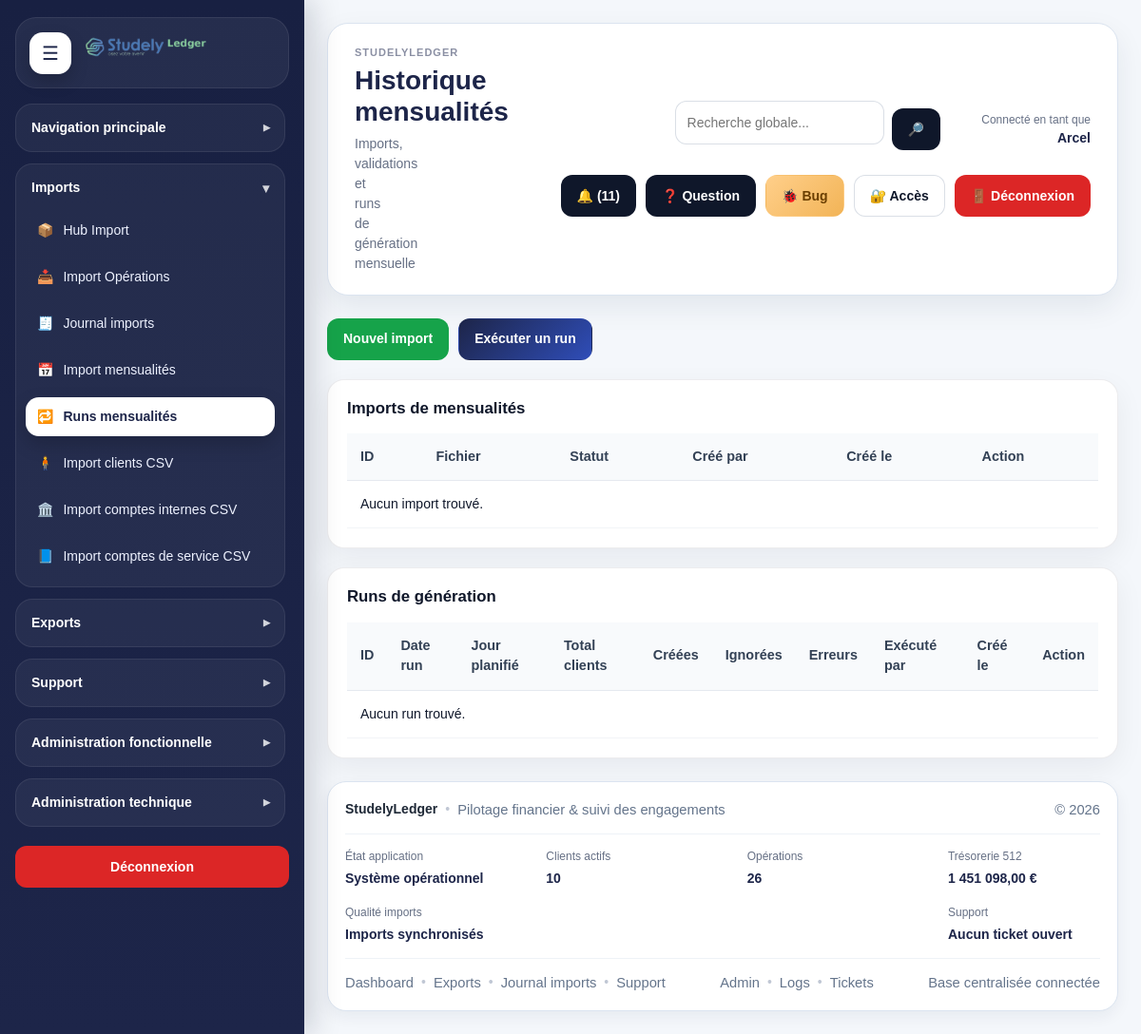
The page /modules/monthly_payments/monthly_runs_list.php (signed in) on the database as committed earlier.
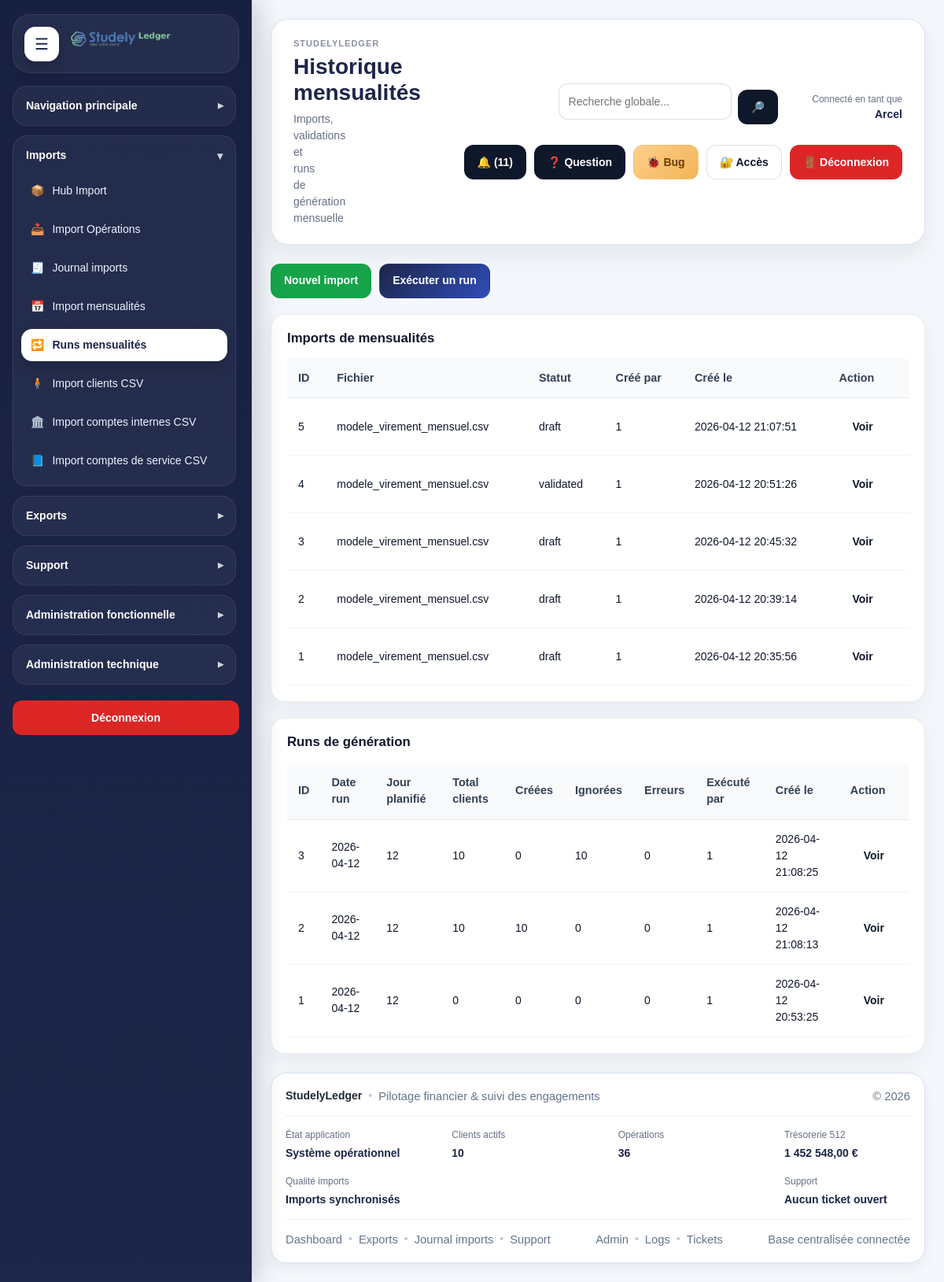
The same page on the database as committed later.
### tables this page shows
CREATE TABLE `monthly_payment_imports` (
  `id` int(11) NOT NULL,
  `file_name` varchar(255) NOT NULL,
  `status` varchar(50) NOT NULL DEFAULT 'draft',
  `created_by` int(11) DEFAULT NULL,
  `created_at` datetime NOT NULL DEFAULT current_timestamp(),
  `updated_at` datetime DEFAULT NULL
);

CREATE TABLE `monthly_payment_runs` (
  `id` int(11) NOT NULL,
  `run_date` date NOT NULL,
  `scheduled_day` tinyint(4) NOT NULL DEFAULT 26,
  `total_clients` int(11) NOT NULL DEFAULT 0,
  `total_created` int(11) NOT NULL DEFAULT 0,
  `total_skipped` int(11) NOT NULL DEFAULT 0,
  `total_errors` int(11) NOT NULL DEFAULT 0,
  `executed_by` int(11) DEFAULT NULL,
  `created_at` datetime NOT NULL DEFAULT current_timestamp(),
  `status` varchar(50) DEFAULT 'executed'
);

### includes/admin_functions.php (called while the page is built, shortened)
<?php
if (!function_exists('e')) {
    function e(?string $value): string
    {
        return htmlspecialchars((string)($value ?? ''), ENT_QUOTES, 'UTF-8');
    }
}
        ?>

### modules/monthly_payments/monthly_runs_list.php (the view, shortened to what the rows shown need)
<?php
$pdo = getPDO();
require_once __DIR__ . '/../../includes/admin_functions.php';
$imports = [];
$runs = [];
if (tableExists($pdo, 'monthly_payment_imports')) {
    $stmt = $pdo->query("
        SELECT *
        FROM monthly_payment_imports
        ORDER BY id DESC
        LIMIT 50
    ");
    $imports = $stmt->fetchAll(PDO::FETCH_ASSOC) ?: [];
}
if (tableExists($pdo, 'monthly_payment_runs')) {
    $stmt = $pdo->query("
        SELECT *
        FROM monthly_payment_runs
        ORDER BY id DESC
        LIMIT 50
    ");
    $runs = $stmt->fetchAll(PDO::FETCH_ASSOC) ?: [];
}
require_once __DIR__ . '/../../includes/document_start.php';
?>
<div class="layout">
    <div class="main">
        <?php require_once __DIR__ . '/../../includes/header.php'; ?>
        <div class="card">
            <div class="table-responsive">
                <table class="modern-table">
                    <thead>
                        <tr>
                            <th>ID</th>
                            <th>Fichier</th>
                            <th>Statut</th>
                            <th>Créé par</th>
                            <th>Créé le</th>
                            <th>Action</th>
                        </tr>
                    </thead>
                    <tbody>
                        <?php foreach ($imports as $import): ?>
                            <tr>
                                <td><?= (int)($import['id'] ?? 0) ?></td>
                                <td><?= e((string)($import['file_name'] ?? '')) ?></td>
                                <td><?= e((string)($import['status'] ?? '')) ?></td>
                                <td><?= e((string)($import['created_by'] ?? '')) ?></td>
                                <td><?= e((string)($import['created_at'] ?? '')) ?></td>
                                <td>
                                    <a href="<?= e(APP_URL) ?>modules/monthly_payments/monthly_import_preview.php?id=<?= (int)$import['id'] ?>" class="btn btn-sm">Voir</a>
                                </td>
                            </tr>
                        <?php endforeach; ?>
                    </tbody>
                </table>
            </div>
        </div>
        <div class="card" style="margin-top:20px;">
            <div class="table-responsive">
                <table class="modern-table">
                    <thead>
                        <tr>
                            <th>ID</th>
                            <th>Date run</th>
                            <th>Jour planifié</th>
                            <th>Total clients</th>
                            <th>Créées</th>
                            <th>Ignorées</th>
                            <th>Erreurs</th>
                            <th>Exécuté par</th>
                            <th>Créé le</th>
                            <th>Action</th>
                        </tr>
                    </thead>
                    <tbody>
                        <?php foreach ($runs as $run): ?>
                            <tr>
                                <td><?= (int)($run['id'] ?? 0) ?></td>
                                <td><?= e((string)($run['run_date'] ?? '')) ?></td>
                                <td><?= e((string)($run['scheduled_day'] ?? '')) ?></td>
                                <td><?= (int)($run['total_clients'] ?? 0) ?></td>
                                <td><?= (int)($run['total_created'] ?? 0) ?></td>
                                <td><?= (int)($run['total_skipped'] ?? 0) ?></td>
                                <td><?= (int)($run['total_errors'] ?? 0) ?></td>
                                <td><?= e((string)($run['executed_by'] ?? '')) ?></td>
                                <td><?= e((string)($run['created_at'] ?? '')) ?></td>
                                <td>
                                    <a href="<?= e(APP_URL) ?>modules/monthly_payments/monthly_run_view.php?id=<?= (int)$run['id'] ?>" class="btn btn-sm">Voir</a>
                                </td>
                            </tr>
                        <?php endforeach; ?>
                    </tbody>
                </table>
            </div>
        </div>
    </div>
</div>
<?php require_once __DIR__ . '/../../includes/document_end.php'; ?>

Rows that differ between the two databases and show on the page:
added monthly_payment_imports: id "5", file_name "modele_virement_mensuel.csv", status "draft", created_by "1", created_at "2026-04-12 21:07:51"
added monthly_payment_imports: id "4", file_name "modele_virement_mensuel.csv", status "validated", created_by "1", created_at "2026-04-12 20:51:26"
added monthly_payment_imports: id "3", file_name "modele_virement_mensuel.csv", status "draft", created_by "1", created_at "2026-04-12 20:45:32"
added monthly_payment_imports: id "2", file_name "modele_virement_mensuel.csv", status "draft", created_by "1", created_at "2026-04-12 20:39:14"
added monthly_payment_imports: id "1", file_name "modele_virement_mensuel.csv", status "draft", created_by "1", created_at "2026-04-12 20:35:56"
added monthly_payment_runs: id "3", run_date "2026-04-12", scheduled_day "12", total_clients "10", total_created "0", total_skipped "10", total_errors "0", executed_by "1", created_at "2026-04-12 21:08:25"
added monthly_payment_runs: id "2", run_date "2026-04-12", scheduled_day "12", total_clients "10", total_created "10", total_skipped "0", total_errors "0", executed_by "1", created_at "2026-04-12 21:08:13"
added monthly_payment_runs: id "1", run_date "2026-04-12", scheduled_day "12", total_clients "0", total_created "0", total_skipped "0", total_errors "0", executed_by "1", created_at "2026-04-12 20:53:25"
Other text that changed with them:
$totalOperations: "26" → "36"
$totalTreasuryBalance: "1 451 098,00" → "1 452 548,00"
text no longer shown: "Aucun import trouvé. Aucun run trouvé."
